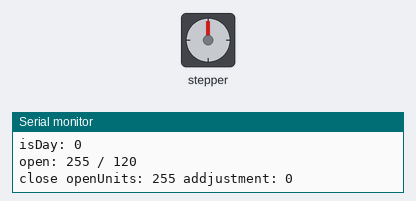
Simulated run of this sketch. Board: Arduino Uno, built with avr-gcc and run on an emulated ATmega328P. Parts: stepper motor, the last lines printed to the serial monitor. Wiring (inferred from the names in the program): stepper motor (2048 steps per turn assumed): coils pin 8, pin 9, pin 10, pin 11. The local clock reads 2024-03-15 10:24:30 at power-on unless the sketch sets it; EEPROM starts erased.

Above: at 0.55 s.
At 10.47 s:
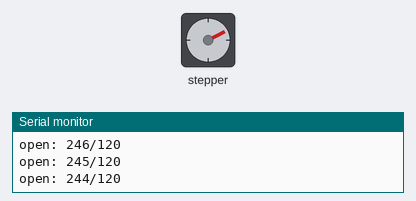
At 20.09 s:
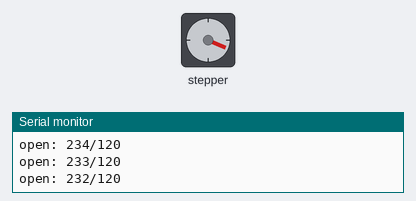
At 39.63 s:
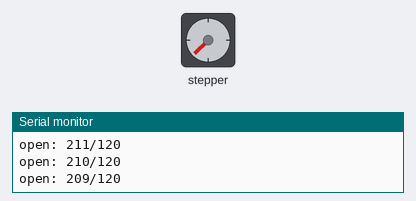
Timing chart, 0 to 40.0 s (numbered marks = the images above):
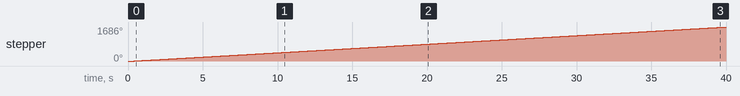

The sketch:

Door.ino
```cpp
#include <Arduino.h>
#include <DS3231.h>
#include <Wire.h>
#include "Motor.h"
#include "Sun.h"
#include "Utils.h"

DS3231 rtc;

int motorPins[4] = { 8, 9, 10, 11 };
Motor motor(motorPins);

// Number of revolutions to fully open the door
// Exact height is 30cm; 12 revolutions = 31cm
short OPEN_REVOLUTIONS = 12;
// How many times open status is written to memory per revolution
// It should be a reasonable number 360 degrees = 512 cycles
short UNIT_PER_REVOLUTION = 10;

int ADJUSTMENT_DELAY = 60; // seconds

bool addjustment = false;

void setup() {
    // ArduinoDroid 4.5.1 prints serial otuput in monitor truncated if speed is set to 9600
    // it works with 115200, but if the speed in ArduinoDroid was previously set to 9600,
    // the board is not recognized and speed settings are not available ....
    // -> better cutted than nothing
    Serial.begin(9600);
    //Serial.begin(115200);
    rtc.begin();

    // Call once to reset time.
    //bool isSummer = true; // if CET
    // __DATE__, __TIME__ must be here, to get it when recompiled, Utils.cpp may be old
    // Be carefull, ensure that it is recompiled when setting time and do not reset when set time code is uploaded!
    // Attention with precompiled binary uploaded from mobile device.
    //setupTime(rtc, __DATE__, __TIME__, isSummer);

    // call to reset open status
    //EEPROMWriteOpen(0);

    // After reset during the day, close the door and left it close for a while for addjustment
    boolean isDay = getIsDay(rtc);
    if ( isDay ) {
        addjustment = true;
    }

    motor.setup();
    Serial.println("setup end");
}

void loop() {
    printTime(rtc);
    boolean isDay = getIsDay(rtc);
    Serial.println("isDay: " + String(isDay));

    // 1 step cycle = 8 motor steps
    // 1 unit = Motor::STEP_CYCLES_PER_REVOLUTION / UNIT_PER_REVOLUTION
    // 1 revolution = UNIT_PER_REVOLUTION units
    // Every unit is saved to memory
    short openUnits = EEPROMReadOpen();
    short maxUnits = OPEN_REVOLUTIONS * UNIT_PER_REVOLUTION;
    Serial.println("open: " + String(openUnits) + " / " + String(maxUnits));
    int stepCycles = Motor::STEP_CYCLES_PER_REVOLUTION / UNIT_PER_REVOLUTION;
    if ( (!isDay && openUnits > 0) || addjustment ) {
        Serial.println("close openUnits: " + String(openUnits) + " addjustment: " + addjustment);
        for ( int i = openUnits; i > 0; i-- ) {
            motor.rotateStepCycles(Motor::ROTATE_LEFT, stepCycles);
            openUnits--;
            //Serial.println("write openUnits = " + String(openUnits));
            EEPROMWriteOpen(openUnits);
            Serial.println("open: " + String(EEPROMReadOpen()) + "/" + String(maxUnits));
        }

        // clear adjustment mode
        if ( addjustment ) {
            for ( int s = ADJUSTMENT_DELAY; s > 0; s-- ) {
                Serial.println("waiting for adjustment " + String(s) + " / " + String(ADJUSTMENT_DELAY) + " s");
                printTime(rtc);
                delay(1000);
            }
            addjustment = false;
        }
    } else if ( isDay && openUnits < maxUnits ) {
        int missingUnits = maxUnits-openUnits;
        Serial.println("open missingUnits: " + String(missingUnits));
        for ( int i = 0; i < missingUnits; i++ ) {
            motor.rotateStepCycles(Motor::ROTATE_RIGHT, stepCycles);
            openUnits++;
            //Serial.println("write openUnits = " + String(openUnits));
            EEPROMWriteOpen(openUnits);
            Serial.println("open: " + String(EEPROMReadOpen()) + "/" + String(maxUnits));

        }
    }
    delay(2000);
}
```

Motor.cpp
```cpp
#include <Arduino.h>
#include "Motor.h"

// Steps pins in counter clockwise direction
const int Motor::STEPS[8] = {
    0b0001,
    0b0011,
    0b0010,
    0b0110,
    0b0100,
    0b1100,
    0b1000,
    0b1001
};

Motor::Motor(int pins[4])
{
    mPins = pins;
}

void Motor::setup() {
    for(int i = 0; i < 4; i++) {
        pinMode(mPins[i], OUTPUT);
    }
}

// pin: 0-3
// returns 1 (HIGH) or 0 (LOW)
int Motor::pinValue(int pin, int step) {
    int pinMask[] = {
        0b0001,
        0b0010,
        0b0100,
        0b1000
    };
    int value = pinMask[pin] & step;
    return value;
}

/**
 * Revolution of output shaft
 * @param direction: ROTATE_RIGHT or  ROTATE_LEFT
 * @param number of step cycles (8 steps = cycle), 360 degrees = 512 cycles
 */
void Motor::rotateStepCycles(int direction, int stepsCycles) {
    for(int c = 0; c < stepsCycles; c++) {
        for(int step = 0; step < 8; step++) {
            int directionStep;
            if ( direction == ROTATE_RIGHT ) {
                directionStep = 7-step;
            } else {
                directionStep = step;
            }
            for(int pin = 0; pin < 4; pin++) {
                int value = pinValue(pin, STEPS[directionStep]);
                digitalWrite(mPins[pin], value);
            }
            delay(mStepDelay);
        }
    }
    clear();
}

/**
 * Revolution of output shaft
 * @param direction: ROTATE_RIGHT or  ROTATE_LEFT
 * @param number of revolutions
 */
void Motor::rotate(int direction, int revolutions) {
    for (int r = 0; r < revolutions; r++ ) {
        // 360 degrees = 512 cycles
        for(int c = 0; c < 512; c++) {
            for(int step = 0; step < 8; step++) {
                int directionStep;
                if ( direction == ROTATE_RIGHT ) {
                    directionStep = 7-step;
                } else {
                    directionStep = step;
                }
                for(int pin = 0; pin < 4; pin++) {
                    int value = pinValue(pin, STEPS[directionStep]);
                    digitalWrite(mPins[pin], value);
                }
                delay(mStepDelay);
            }
        }
    }
    clear();
}

void Motor::clear() {
    for(int pin = 0; pin < 4; pin++) {
        digitalWrite(mPins[pin], LOW);
    }
}
```

Motor.h
```cpp
/**
 * motor.h - step motor library
 *
 * Written for 28BYJ-48 step motor with ULN2003 driver.
 */

#ifndef MOTOR_H
#define MOTOR_H

#include "Arduino.h"

class Motor
{
    public:
        Motor(int pins[4]);
        void setup();
        void rotateStepCycles(int direction, int stepsCycles);
        void rotate(int direction, int revolutions);

        // Direction when looking towards shaft
        static const int ROTATE_LEFT = 0;
        static const int ROTATE_RIGHT = 1;

        static const int STEP_CYCLES_PER_REVOLUTION = 512;


    private:
        int pinValue(int pin, int step);
        void clear();

        // Output pins
        int * mPins;

        static const int STEPS[];


        // Delay in ms, each 1 ms means approximatelly 1*8*512*10 = 40960ms = 40s longer open/close
        // 1 is losing steps or motor is even stopping
        // 2 seems not losing steps
        int mStepDelay = 2;
};

#endif
```

Utils.cpp
```cpp
#include <EEPROM.h>
#include "Sun.h"
#include "Utils.h"


String formatMinutes(uint16_t minutes) {
    uint8_t hour = minutes / 60;
    uint8_t min = minutes % 60;
    return ((hour < 10) ? "0" : "") + String(hour) + ":" + ((min < 10) ? "0" : "") + String(min);
}

// Set CET, set isSummer=true if there is CET to detract an hour
void setupTime(DS3231 rtc, const char* date, const char* time, bool isSummer) {
    rtc.setDateTime(date, time);
    RTCDateTime dt = rtc.getDateTime();
    // set CET
    if ( isSummer ) {
        dt.hour -= 1;
    }
    // correction for the time until compiled and uploaded
    dt.second += 8;
    rtc.setDateTime(dt.year, dt.month, dt.day, dt.hour, dt.minute, dt.second);
}

// Print to serial for verification,
// can be read on Linux using: busybox microcom -s 9600 /dev/ttyUSB0
// with timestamp: busybox microcom -s 9600 /dev/ttyUSB0 | xargs -IL date +"%H:%M:%S L"
void printTime(DS3231 rtc) {
    RTCDateTime dateTime = rtc.getDateTime();

    Serial.println("CET:  " + String(rtc.dateFormat("Y-m-d H:i:s z", dateTime)) + ". day");
    dateTime.hour += 1;
    Serial.println("CEST: " + String(rtc.dateFormat("Y-m-d H:i:s z", dateTime)) + ". day");
    dateTime.hour -= 1;

    /*
    dateTime = correctDateTime(rtc, dateTime);
    Serial.println("CET  (corrected): " + String(rtc.dateFormat("Y-m-d H:i:s z", dateTime)) + ". day");
    dateTime.hour += 1;
    Serial.println("CEST (corrected): " + String(rtc.dateFormat("Y-m-d H:i:s z", dateTime)) + ". day");
    */
}

// The RTC module DS3231 is slow! Tried everything: checking OSF / Aging Offset registers,
// remove battery, less frequent time reading - still the same constant delay
// PC       Arduino
// 07:55:26 CEST: 2018-06-29 07:55:24 179. day -> delay=-2s
// 11:27:33 CEST: 2018-07-04 11:16:51 184. day -> delay=-642s
// Delay 640s / 123.53 h = 640s / 5.147 days = 5.18079 s/h = 2.07231 minutes/day

// The new module they quickly sent me, works fine.
/*
RTCDateTime correctDateTime(DS3231 rtc, RTCDateTime dt) {
    uint16_t dayOfYear = rtc.dayInYear(dt.year, dt.month, dt.day);
    uint16_t days = ((dt.year-2000)*365 + dayOfYear) - (18*365+179);
    uint16_t minutesDelay = days * 2.07231;
    //Serial.println("Correct minutesDelay = " + String(minutesDelay));
    uint8_t minutesTotal = dt.minute + minutesDelay;
    dt.hour += minutesTotal / 60;
    dt.minute = minutesTotal  % 60;
    return dt;
}
*/

bool getIsDay(DS3231 rtc) {
    RTCDateTime dateTime = rtc.getDateTime();
    //dateTime = correctDateTime(rtc, dateTime);

    uint16_t dayOfYear = rtc.dayInYear(dateTime.year, dateTime.month, dateTime.day);
    //Serial.print(dayOfYear);
    uint16_t begin = pgm_read_word(&(TWILIGHT[dayOfYear-1][0]));
    uint16_t end = pgm_read_word(&(TWILIGHT[dayOfYear-1][1]));
    //Serial.println("minutes = " + String(minutes) + " " + formatMinutes(minutes));
    //Serial.println(String(begin) + " " + String(end));
    Serial.println("twilight CET:  " + formatMinutes(begin) + " - " + formatMinutes(end));
    Serial.println("twilight CEST: " + formatMinutes(begin+60) + " - " + formatMinutes(end+60));
    uint16_t minutes = dateTime.hour * 60 + dateTime.minute;
    uint16_t begin_delay = begin + MORNING_DELAY;
    uint16_t end_delay = end + EVENING_DELAY;
    Serial.println("twilight + delay CET:  " + formatMinutes(begin_delay) + " - " + formatMinutes(end_delay));
    Serial.println("twilight + delay CEST: " + formatMinutes(begin_delay+60) + " - " + formatMinutes(end_delay+60));
    bool isDay = minutes > begin_delay && minutes < end_delay;
    //Serial.println("isDay = " + String(isDay));

    // Debug, switch every 10 minutes
    //int tens = dateTime.minute/10;
    //isDay = tens % 2;

    return isDay;
}

// From https://playground.arduino.cc/Code/EEPROMReadWriteLong
void EEPROMWriteLong(int address, long value) {
    //Decomposition from a long to 4 bytes by using bitshift.
    //One = Most significant -> Four = Least significant byte
    byte four = (value & 0xFF);
    byte three = ((value >> 8) & 0xFF);
    byte two = ((value >> 16) & 0xFF);
    byte one = ((value >> 24) & 0xFF);

    //Write the 4 bytes into the eeprom memory.
    EEPROM.write(address, four);
    EEPROM.write(address + 1, three);
    EEPROM.write(address + 2, two);
    EEPROM.write(address + 3, one);
}

long EEPROMReadLong(long address) {
    //Read the 4 bytes from the eeprom memory.
    long four = EEPROM.read(address);
    long three = EEPROM.read(address + 1);
    long two = EEPROM.read(address + 2);
    long one = EEPROM.read(address + 3);

    //Return the recomposed long by using bitshift.
    return ((four << 0) & 0xFF) + ((three << 8) & 0xFFFF) + ((two << 16) & 0xFFFFFF) + ((one << 24) & 0xFFFFFFFF);
}

/*
long EEPROMReadOpenCount() {
    return EEPROMReadLong(MEMORY_OPEN_COUNT_ADDRESS);
}
*/

void EEPROMWriteOpen(short value) {
    // We keep track of how may times we wrote the value
    //long count = EEPROMReadOpenCount();
    // The initial factory values are 0xFF = -1, we can count from -1
    //EEPROMWriteLong(MEMORY_OPEN_COUNT_ADDRESS, count++);
    EEPROM.write(MEMORY_OPEN_ADDRESS, value);
}

short EEPROMReadOpen() {
    return EEPROM.read(MEMORY_OPEN_ADDRESS);
}
```

Utils.h
```cpp
#ifndef UTILS_H
#define UTILS_H

#include <Arduino.h>
#include <DS3231.h>

// Format minutes of day
String formatMinutes(uint16_t minutes);

void EEPROMWriteLong(int address, long value);
long EEPROMReadLong(long address);

// Delay in minutes, may be negative
// Pozorovano:
// 6.7. 5:30 lezou hned
// 7.7. otevreno 5:00, lezou 5:10
// 8.7. 20:45 zalezle
// Zacatkem cervence bylo vyhovujici MORNING_DELAY = +45, EVENING_DELAY = -30
// a asi by se vecer dalo jeste zkratit, ale v pulce srpna bylo jiz vecer brzy a rano pozde
// -> nulove delay / srpen
static const int MORNING_DELAY = +0;
static const int EVENING_DELAY = -0;
void setupTime(DS3231 rtc, const char* date, const char* time, bool isSummer);
void printTime(DS3231 rtc);

//RTCDateTime correctDateTime(DS3231 rtc, RTCDateTime dt);
bool getIsDay(DS3231 rtc);

// Arduino UNO has 1k EEPROM, write is guaranteed 100000x
// static const int MEMORY_OPEN_COUNT_ADDRESS = 0;
static const int MEMORY_OPEN_ADDRESS = 0;
// long EEPROMReadOpenCount();
void EEPROMWriteOpen(short value);
short EEPROMReadOpen();

#endif
```

Source omitted: Sun.h (14466 bytes)

Measured:
- by itself, stepper: keeps turning clockwise at about 43°/s
